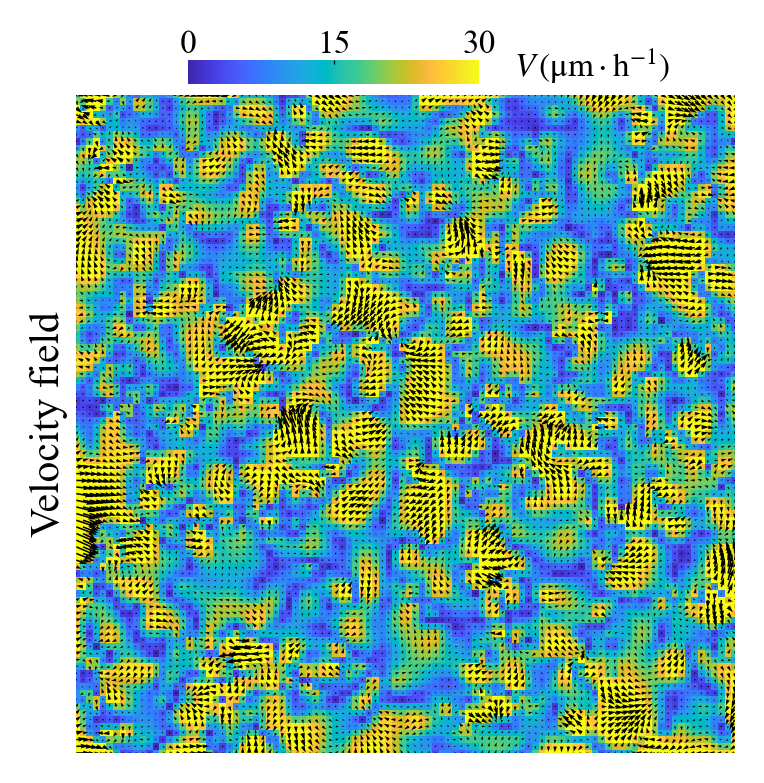

Reproduce this figure in Python.
# To generate a velocity field as shown in paper: https://doi.org/10.1038/s42005-021-00530-6

import numpy as np
from scipy.interpolate import RBFInterpolator
import matplotlib.pyplot as plt
import matplotlib.colors as mcolors

import sys
from pathlib import Path
sys.path.append(str(Path(__file__).resolve().parents[1]))
from plt_settings import plt_init, parula_map


plt_init()
plt.rc('axes', labelsize=10)

np.random.seed(42)                     # for reproducibility

L = 100.0                              # size of the box
pts = np.random.rand(1000, 2) * L      # generate 2d points in a box

v0 = 15.0                              # characteristic velocity
vel = np.random.randn(1000, 2) * v0    # generate random velocities for each point

x, y = pts[:, 0], pts[:, 1]
vx, vy = vel[:, 0], vel[:, 1]

# Grid limits (choose to cover your particles)
xmin, xmax = 0, L    # x.min(), x.max()
ymin, ymax = 0, L    # y.min(), y.max()

# Resolution of the grid
nx, ny = 100, 100

X, Y = np.meshgrid(
    np.linspace(xmin, xmax, nx),
    np.linspace(ymin, ymax, ny)
)

# Radial Basis Function interpolation
rbf_ux = RBFInterpolator(pts, vx, kernel='thin_plate_spline')
rbf_uy = RBFInterpolator(pts, vy, kernel='thin_plate_spline')

ux = rbf_ux(np.column_stack((X.ravel(), Y.ravel()))).reshape(X.shape)
uy = rbf_uy(np.column_stack((X.ravel(), Y.ravel()))).reshape(X.shape)

# Compute magnitude of velocity
mag = np.sqrt(ux**2 + uy**2)


fig, ax = plt.subplots(figsize=(4, 3), dpi=150)
background = ax.pcolormesh(X, Y, mag, shading='auto', cmap=parula_map, vmin=0, vmax=30)  # or other colormap like 'viridis'

#========================== Colorbar ==========================
cbar = plt.colorbar(background, ax=ax, location='top', fraction=0.035, aspect=12, pad=0.015)
# fraction: fraction of original size
# aspect: length of the horizontal colorbar (fixed thickness)
# pad: distance between colorbar and main plot

# Add label to colorbar
cbar.ax.text(1.12, 0.3, r'$V\,(\mathrm{\mu m\cdot\mathrm{h}^{-1}})$', fontsize=8, transform=cbar.ax.transAxes)

cbar.outline.set_linewidth(0)
cbar.ax.tick_params(axis='both', which='major', direction='in', labelsize=8, pad=0)
cbar.ax.tick_params(axis='both', which='major', width=0.3, length=0)

cbar.set_ticks([0, 15, 30])

# Modify size of ticks
ticks = cbar.ax.xaxis.get_major_ticks()    # tick1line → tick on the left/bottom; tick2line → tick on the right/top
ticks[1].tick2line.set_markersize(1)       # only one tick in the middle

# Move colorbar position
pos = cbar.ax.get_position()
dx = 0.06
cbar.ax.set_position([pos.x0 - dx, pos.y0, pos.width, pos.height])
#==============================================================

# ax.streamplot(X, Y, ux, uy, color='k', linewidth=0.8, density=2.5)
# ax.quiver(x, y, vx, vy, color='k', scale=50)
ax.quiver(X, Y, ux, uy, color='k', scale=3000)

ax.set_xlim(xmin, xmax)
ax.set_ylim(ymin, ymax)
ax.set_aspect("equal")

ax.set_ylabel('Velocity field', labelpad=2)

# Remove ticks and spines
ax.tick_params(axis='both', length=0, labelbottom=False, labelleft=False)
ax.set_frame_on(False)

plt.savefig('vel_field.png', bbox_inches='tight', dpi=300)
